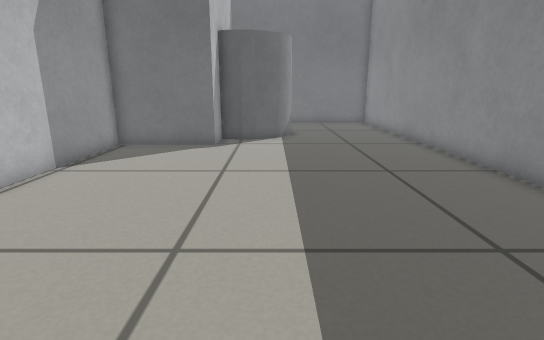
view 1 (above)

13 first-person views from a walk through a robot-simulator world made for Gazebo. The camera is 0.48 m above the floor, tilts 14° down and sees 80° across. The floor is counted in squares, 0.2 m on a side. Each view is taken from the middle of a square. On the plan, view 1 faces up. The plan holds only what a view shows up to about 19 squares ahead; the rest is blank. The place goes on beyond the plan. The robots in the file are not drawn.

view 2
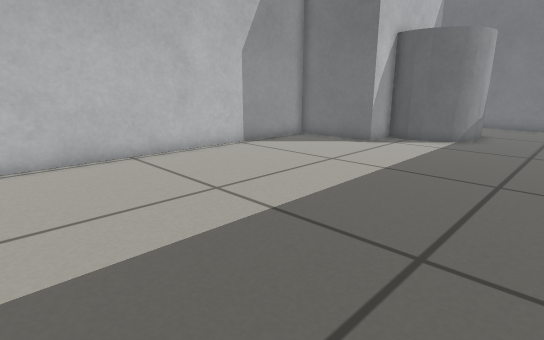

view 3
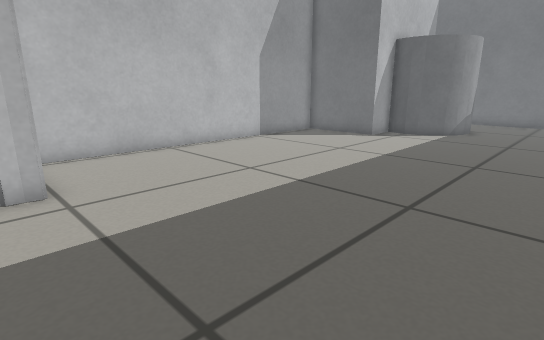

view 4
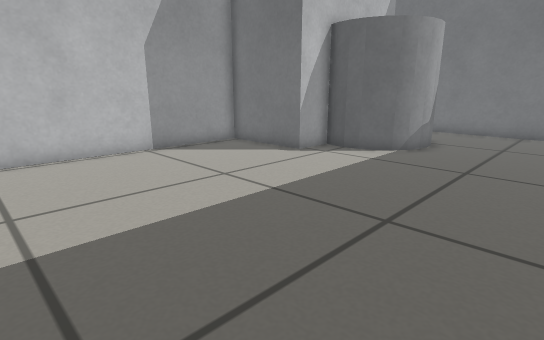

view 5
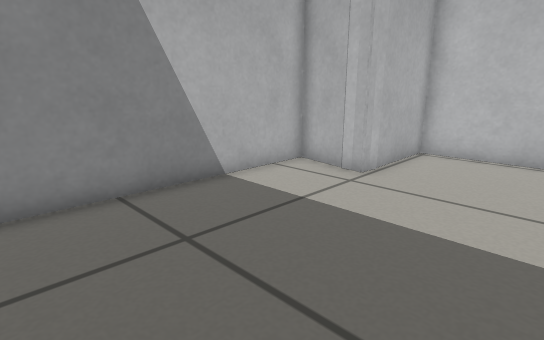

view 6
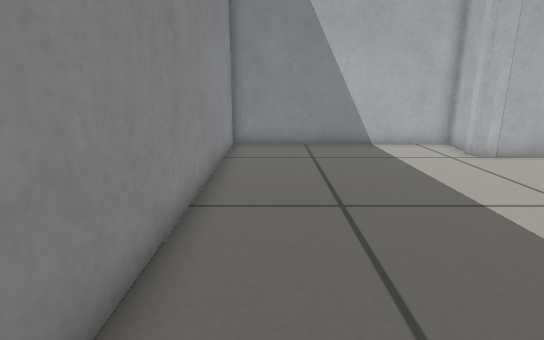

view 7
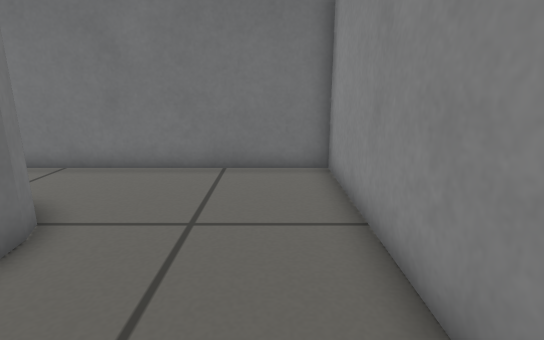

view 8
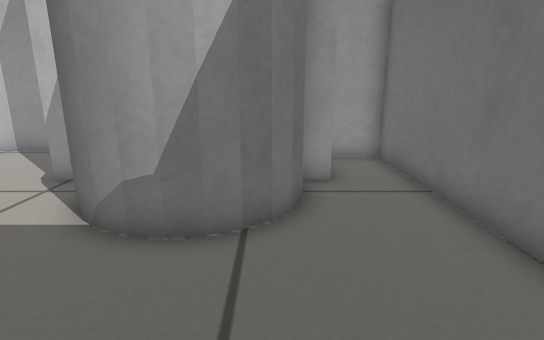

view 9
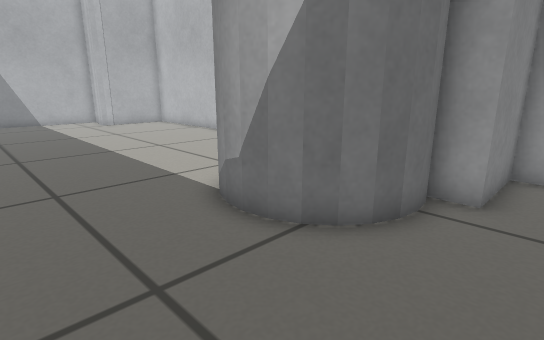

view 10
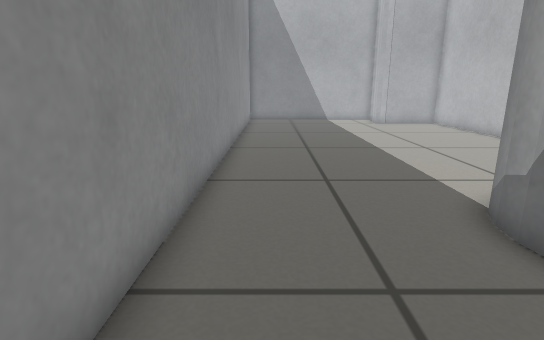

view 11
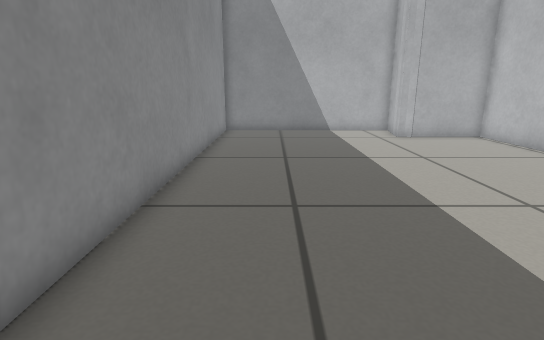

view 12
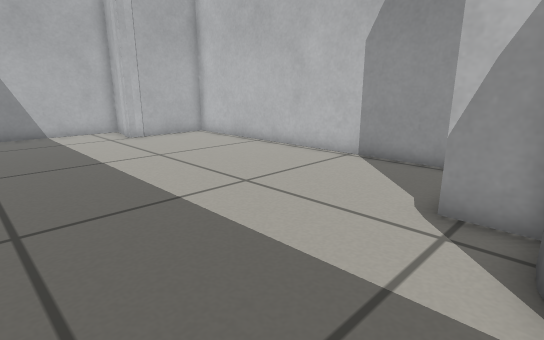

view 13
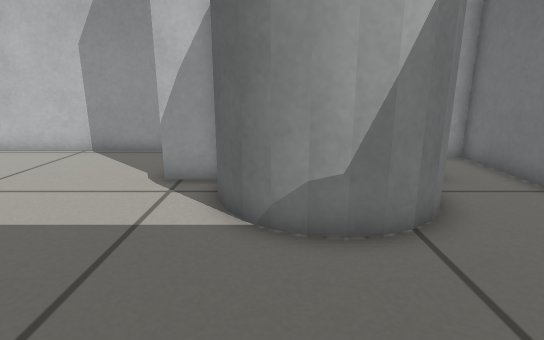

### Floor plan
Key: @ floor where view 1 was taken; # wall or solid block; . floor; C grey cylinder.
Columns run from 7 left of view 1 to 7 right of it. Each row starts with its distance up from view 1.
 24  ##############
 23  #............#
 22  #............#
 21  ####.C.......#
 20     CCCC......#
 19         C.....#
 18         C.....#
 17        CC.....#
 16     #CCC......#
 15     #.........#
 14 #####.........#
 13 #.............#
 12 #.............#
 11 #.............#
 10 #.............#
  9 #.............#
  8 #.............#
  7 #.............#
  6 #.............#
  5 #.............#
  4 #.............#
  3 #.............#
  2 #.............#
  1 #.............#
  0 #......@......#
 -1 #####.........#
 -2     #.........#
 -3     #.........#
 -4     ###########

Where each view was taken, in squares from view 1:
view 1: 0 up, 0 right, facing up
view 2: 0 up, 5 right, facing up-left
view 3: 2 down, 6 right, facing up-left
view 4: 4 up, 6 right, facing up-left
view 5: 4 up, 6 right, facing down-left
view 6: 11 up, 5 right, facing down
view 7: 14 up, 5 right, facing up
view 8: 20 up, 6 right, facing left
view 9: 23 up, 5 right, facing down-left
view 10: 23 up, 5 right, facing down
view 11: 16 up, 4 right, facing down
view 12: 16 up, 4 right, facing down-left
view 13: 17 up, 6 right, facing left
